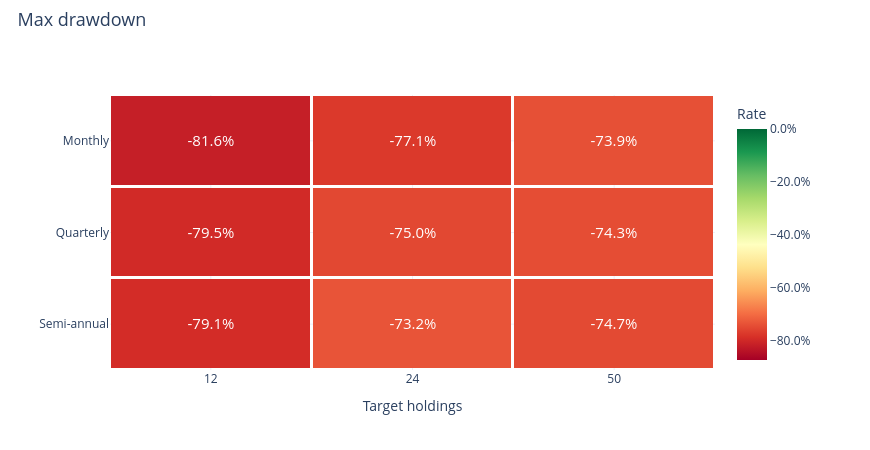

Notebook cell for this chart:
### Markdown cell above
### Maximum drawdown

### Code cell
research.heatmap('maximum_drawdown')

### Figure 1 — Plotly figure (JSON) as saved in the notebook; plotly's stock layout.template omitted (floating-point values rounded to 4 significant figures)
{"data": [{"colorbar": {"tickformat": ".1%", "title": {"text": "Rate"}}, "colorscale": [[0.0, "rgb(165,0,38)"], [0.1, "rgb(215,48,39)"], [0.2, "rgb(244,109,67)"], [0.3, "rgb(253,174,97)"], [0.4, "rgb(254,224,139)"], [0.5, "rgb(255,255,191)"], [0.6, "rgb(217,239,139)"], [0.7, "rgb(166,217,106)"], [0.8, "rgb(102,189,99)"], [0.9, "rgb(26,152,80)"], [1.0, "rgb(0,104,55)"]], "text": [["-81.6%", "-77.1%", "-73.9%"], ["-79.5%", "-75.0%", "-74.3%"], ["-79.1%", "-73.2%", "-74.7%"]], "textfont": {"size": 15}, "texttemplate": "%{text}", "type": "heatmap", "x": ["12", "24", "50"], "xgap": 3, "y": ["Monthly", "Quarterly", "Semi-annual"], "ygap": 3, "z": [[-0.8157, -0.7711, -0.739], [-0.7947, -0.7503, -0.7428], [-0.7912, -0.7323, -0.7471]], "zmax": 0.0, "zmin": -0.8715}], "layout": {"height": 450, "hovermode": "closest", "legend": {"font": {"size": 12}, "itemclick": "toggle", "itemdoubleclick": "toggleothers", "x": 1.025, "y": 1}, "margin": {"b": 80, "l": 110, "r": 155, "t": 95}, "title": {"font": {"size": 18}, "text": "Max drawdown", "x": 0.02, "y": 0.97}, "width": 870, "xaxis": {"title": {"text": "Target holdings"}}, "yaxis": {"autorange": "reversed"}}}
